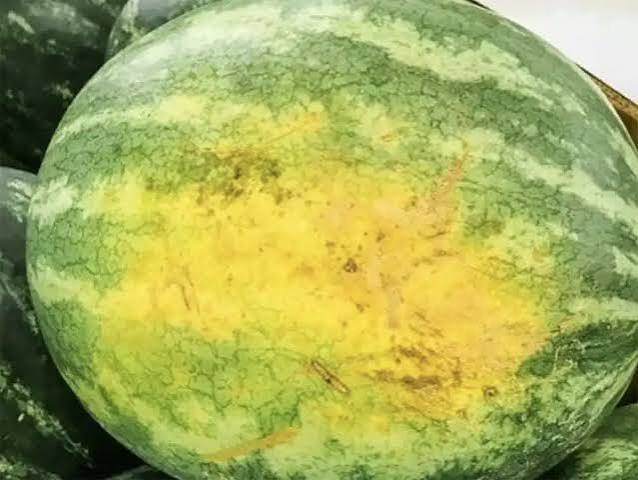
#> input picture ai_service/datasets/watermelon/images/train/anguria_001.jpg, 638 x 480 px
$ python -i color_feature_v2_grabcut.py   (imports and definitions only)
#> lines starting #> are read from the running program, lines starting #| are printed output that depends on the picture; after the words box and inside, x2 and y2 are one past the last pixel; in counts of white or black regions, pixels touching at a corner belong together
#!/usr/bin/env python3

import csv
import sys
from pathlib import Path

import cv2
import numpy as np


ROOT = Path(__file__).resolve().parents[2]
DATASET = ROOT / "ai_service" / "datasets" / "watermelon"

LABELS = DATASET / "color_labels_experiment.csv"
OUTPUT = DATASET / "color_feature_v2_grabcut_results.csv"

SEARCH_DIRS = [
    DATASET / "raw" / "own",
    DATASET / "raw" / "external",
    DATASET / "raw" / "opened_external",
]


# [7 lines left out: function find_image, not called in this run]


def grabcut_mask(image):
    h, w = image.shape[:2]

    mask = np.zeros(
        (h, w),
        np.uint8,
    )

    bg_model = np.zeros(
        (1, 65),
        np.float64,
    )

    fg_model = np.zeros(
        (1, 65),
        np.float64,
    )

    margin_x = max(
        2,
        int(w * 0.08),
    )

    margin_y = max(
        2,
        int(h * 0.08),
    )

    rect = (
        margin_x,
        margin_y,
        max(1, w - 2 * margin_x),
        max(1, h - 2 * margin_y),
    )

    cv2.grabCut(
        image,
        mask,
        rect,
        bg_model,
        fg_model,
        5,
        cv2.GC_INIT_WITH_RECT,
    )

    binary = np.where(
        (mask == cv2.GC_FGD)
        | (mask == cv2.GC_PR_FGD),
        255,
        0,
    ).astype("uint8")

    kernel = np.ones(
        (5, 5),
        np.uint8,
    )

    binary = cv2.morphologyEx(
        binary,
        cv2.MORPH_OPEN,
        kernel,
    )

    binary = cv2.morphologyEx(
        binary,
        cv2.MORPH_CLOSE,
        kernel,
    )

    return binary


def largest_component(mask):
    count, labels, stats, _ = (
        cv2.connectedComponentsWithStats(
            mask,
            connectivity=8,
        )
    )

    if count <= 1:
        return mask

    largest = 1 + np.argmax(
        stats[1:, cv2.CC_STAT_AREA]
    )

    return np.where(
        labels == largest,
        255,
        0,
    ).astype("uint8")


def resize_for_features(image, max_side=640):
    h, w = image.shape[:2]
    long_side = max(h, w)

    if long_side <= max_side:
        return image

    scale = max_side / long_side

    return cv2.resize(
        image,
        (
            max(1, round(w * scale)),
            max(1, round(h * scale)),
        ),
        interpolation=cv2.INTER_AREA,
    )


def extract_metrics(image):
    image = resize_for_features(image)
    mask = grabcut_mask(image)
    mask = largest_component(mask)

    area = int(
        np.count_nonzero(mask)
    )

    total = mask.shape[0] * mask.shape[1]

    coverage = (
        area / total
        if total
        else 0.0
    )

    if area < 100:
        raise ValueError(
            "GrabCut foreground too small"
        )

    hsv = cv2.cvtColor(
        image,
        cv2.COLOR_BGR2HSV,
    )

    pixels = hsv[mask > 0]

    h = pixels[:, 0].astype(
        np.float32
    )

    s = pixels[:, 1].astype(
        np.float32
    )

    v = pixels[:, 2].astype(
        np.float32
    )

    chromatic = s >= 35

    if chromatic.sum() >= 50:
        h_use = h[chromatic]
        s_use = s[chromatic]
        v_use = v[chromatic]
    else:
        h_use = h
        s_use = s
        v_use = v

    median_h = float(
        np.median(h_use)
    )

    std_h = float(
        np.std(h_use)
    )

    median_s = float(
        np.median(s_use)
    )

    median_v = float(
        np.median(v_use)
    )

    green = (
        (h_use >= 30)
        & (h_use <= 95)
        & (s_use >= 35)
    )

    green_ratio = float(
        green.mean()
    )

    dark_ratio = float(
        (v_use < 70).mean()
    )

    bright_ratio = float(
        (v_use > 180).mean()
    )

    return {
        "mask_coverage": coverage,
        "median_h": median_h,
        "std_h": std_h,
        "median_s": median_s,
        "median_v": median_v,
        "green_ratio": green_ratio,
        "dark_ratio": dark_ratio,
        "bright_ratio": bright_ratio,
    }


# [153 lines left out: function main, not called in this run]


# [2 lines not run here, left out]

>>> import cv2
>>> picture = cv2.imread('../datasets/watermelon/images/train/anguria_001.jpg')
#> picture is the input picture: shape (480, 638, 3); mean B, G, R 90.8, 174.3, 166.2
>>> result = extract_metrics(picture)
#> in extract_metrics, `mask = grabcut_mask(image)`:
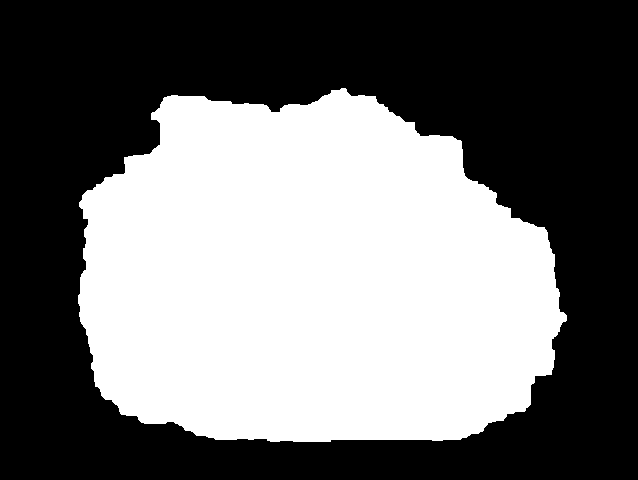
#> mask: shape (480, 638); 44.9% white; 1 white region, box (x1, y1, x2, y2) and area: (78, 88, 567, 442) 137378
#> in largest_component, `count, labels, stats, _ = ( cv2.connectedComponentsWithStats( mask, co..`: count = 2; stats = [[0, 0, 638, 480, 168862], [78, 88, 489, 354, 137378]]
#> in largest_component, `largest = 1 + np.argmax( stats[1:, cv2.CC_STAT_AREA] )`: largest = 1
#> in extract_metrics, `area = int( np.count_nonzero(mask) )`: area = 137378
#> in extract_metrics, `coverage = ( area / total if total else 0.0 )`: coverage = 0.449
#> in extract_metrics, `hsv = cv2.cvtColor( image, cv2.COLOR_BGR2HSV, )`: hsv: shape (480, 638, 3); mean H, S, V 36.7, 126.5, 180.1
#> in extract_metrics, `median_h = float( np.median(h_use) )`: median_h = 28
#> in extract_metrics, `std_h = float( np.std(h_use) )`: std_h = 4.5
#> in extract_metrics, `median_s = float( np.median(s_use) )`: median_s = 162
#> in extract_metrics, `median_v = float( np.median(v_use) )`: median_v = 217
#> in extract_metrics, `green_ratio = float( green.mean() )`: green_ratio = 0.433
#> in extract_metrics, `dark_ratio = float( (v_use < 70).mean() )`: dark_ratio = 0
#> in extract_metrics, `bright_ratio = float( (v_use > 180).mean() )`: bright_ratio = 0.897
#> result = {'mask_coverage': 0.449, 'median_h': 28, 'std_h': 4.5, 'median_s': 162, 'median_v': 217, 'green_ratio': 0.433, 'dark_ratio': 0, 'bright_ratio': 0.897}
